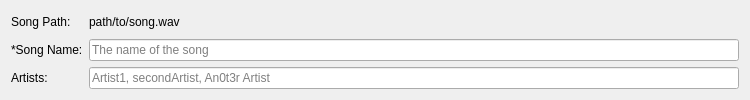
<?xml version="1.0" encoding="UTF-8"?>
<ui version="4.0">
 <class>base</class>
 <widget class="QFrame" name="base">
  <property name="geometry">
   <rect>
    <x>0</x>
    <y>0</y>
    <width>750</width>
    <height>100</height>
   </rect>
  </property>
  <property name="windowTitle">
   <string>Frame</string>
  </property>
  <layout class="QGridLayout" name="gridLayout">
   <item row="1" column="0">
    <widget class="QLabel" name="song_path_label">
     <property name="text">
      <string>Song Path:</string>
     </property>
    </widget>
   </item>
   <item row="2" column="0">
    <widget class="QLabel" name="song_name_label">
     <property name="text">
      <string>*Song Name:</string>
     </property>
    </widget>
   </item>
   <item row="3" column="0">
    <widget class="QLabel" name="artists_label">
     <property name="text">
      <string>Artists:</string>
     </property>
    </widget>
   </item>
   <item row="1" column="2">
    <widget class="QLabel" name="song_path_edit_label">
     <property name="text">
      <string>path/to/song.wav</string>
     </property>
    </widget>
   </item>
   <item row="2" column="2">
    <widget class="QLineEdit" name="song_name_input">
     <property name="placeholderText">
      <string>The name of the song</string>
     </property>
    </widget>
   </item>
   <item row="3" column="2">
    <widget class="QLineEdit" name="artists_input">
     <property name="placeholderText">
      <string>Artist1, secondArtist, An0t3r Artist</string>
     </property>
    </widget>
   </item>
  </layout>
 </widget>
 <resources/>
 <connections/>
</ui>
